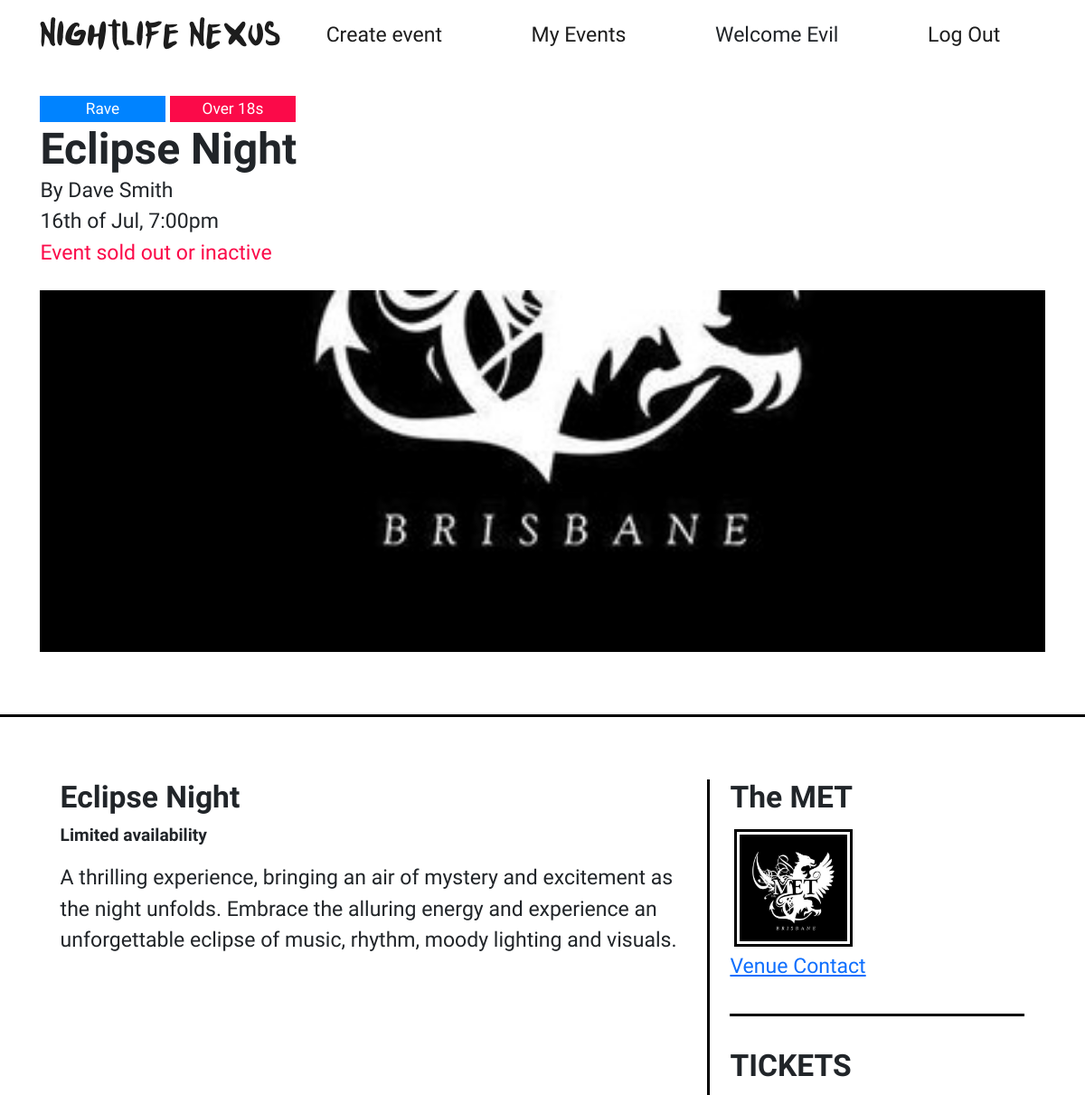
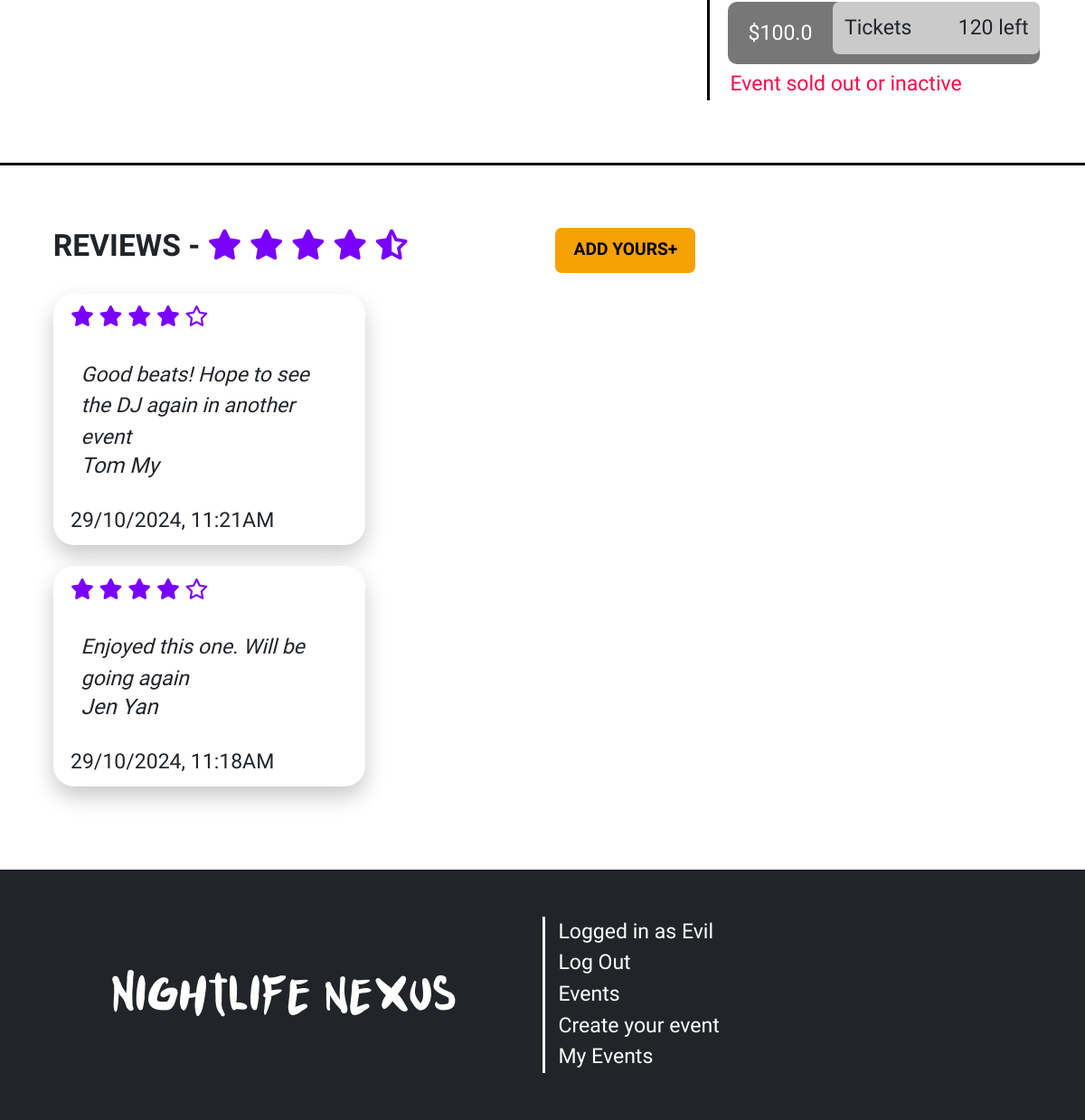
Page /events/3 (signed in) on the committed database (2 pictures, top to bottom).
### website/models.py (models this page shows, shortened)
class User(db.Model, UserMixin):
    __tablename__ = 'users'
    id = db.Column(db.Integer, primary_key=True)
    first_name = db.Column(db.String(50), nullable=False)
    surname = db.Column(db.String(50), nullable=False)
    email = db.Column(db.String(120), unique=True, nullable=False)
    password = db.Column(db.String(255), nullable=False)  # Make sure to hash passwords in practice
    contact_number = db.Column(db.String(15), nullable=False)
    street_address = db.Column(db.String(255), nullable=False)

class Events(db.Model):
    __tablename__ = 'events'
    id = db.Column(db.Integer, primary_key=True)
    title = db.Column(db.String(50), nullable=False)
    desc = db.Column(db.String(200), nullable=False)
    image = db.Column(db.String(100), nullable=False)  # Store the image file path
    date = db.Column(db.Integer, nullable=False)       # Store the selected date of the event
    month = db.Column(db.String(3), nullable=False)    # Store the selected month ('Jan', 'Feb')
    nightclub = db.Column(db.String(50), nullable=False)
    event_type = db.Column(db.String(50), nullable=False)
    age_range = db.Column(db.String(50), nullable=False)
    user_id = db.Column(db.Integer, db.ForeignKey('users.id'))
    time = db.Column(db.String(7), nullable=False)
    price = db.Column(db.Float(2), nullable=False)
    tickets = db.Column(db.Integer, nullable=False)

class Review(db.Model):
    __tablename__ = 'reviews'
    id = db.Column(db.Integer, primary_key=True)
    rating = db.Column(db.Integer, nullable=False)
    review_text = db.Column(db.String(500), nullable=False)
    author = db.Column(db.String(100), nullable=False, default='Anonymous')
    date_posted = db.Column(db.DateTime, default=datetime.utcnow())
    user_id = db.Column(db.Integer, db.ForeignKey('users.id'), nullable=False)  # Linking to the User model
    event_id = db.Column(db.Integer, db.ForeignKey('events.id'), nullable=False)  # Linking to the Events model

### website/events.py (the view)
@event_bp.route('/<id>')
def show(id):
    bookingForm = BookEvent()
    event = db.session.scalar(db.select(Events).where(Events.id == id))
    creator = db.session.scalar(db.select(User).where(User.id == event.user_id))
    status = inactive(event.date, event.month)
    print(status)
    event.date = ordinal(event.date)
    reviews = Review.query.filter_by(event_id=id).order_by(Review.date_posted.desc()).all()
    if not event:
        abort(404)
    return render_template('events/event.html', event=event, form=bookingForm, creator=creator, reviews=reviews, inactive=status)

### website/__init__.py (called while the page is built)
def inactive(date, month):
   months = ['Jan','Feb','Mar','Apr','May','Jun','Jul','Aug','Sep','Oct','Nov','Dec']
   curr = datetime.today().strftime('%Y-%m-%d')
   eventDate = datetime.strptime(f'{date}/{months.index(month)+1}/{curr[:4]}', "%d/%m/%Y")
   if datetime.now().date() > eventDate.date():
      return True
   else:
      return False

def ordinal(n: int):
    if 11 <= (n % 100) <= 13:
        suffix = 'th'
    else:
        suffix = ['th', 'st', 'nd', 'rd', 'th'][min(n % 10, 4)]
    return str(n) + suffix

def create_app():
    app = Flask(__name__)  # This is the name of the module/package that is calling this app
    app.debug = True
    app.secret_key = 'somesecretkey'
    app.config['SQLALCHEMY_DATABASE_URI'] = 'sqlite:///event_booking.db'  # Use one database
    app.config['SQLALCHEMY_TRACK_MODIFICATIONS'] = False  # To suppress SQLAlchemy warning
    db.init_app(app)
    Bootstrap5(app)
    login_manager = LoginManager()
    login_manager.login_view = 'auth.login'
    login_manager.init_app(app)
    from .models import User
    @login_manager.user_loader
    def load_user(user_id):
        return db.session.scalar(db.select(User).where(User.id == user_id))
    from . import views
    app.register_blueprint(views.main_bp)
    from . import events
    app.register_blueprint(events.event_bp)
    from . import auth
    app.register_blueprint(auth.auth_bp)
    return app

### website/templates/events/event.html (shortened to what this page needs)
{% extends 'base.html' %}
{% from 'bootstrap5/form.html' import render_form %}
{% block content %}
<div class="event">
    <div class="container">
        <div class="row">
            <div class="col">
                <span class="badge ev-{{ event.event_type}}">
                    {% if event.event_type == 'theme' %}Themed Party{% elif event.event_type == 'rave' %}Rave{% else %}DJ Set{% endif %}
                </span>
                <span class="badge age-{{ event.age_range }}">
                    {% if event.age_range == 'ov18' %}Over 18s{% elif event.age_range == 'un18' %}Under 18s{% else %}All ages{% endif %}
                </span>
                <h1>{{ event.title }}</h1>
                <p>By {{ creator.first_name }} {{ creator.surname }}</p>
                <p>{{ event.date }} of {{ event.month }}, {{ event.time }}</p>
                {% if event.tickets == 0 or inactive %}
                <p style="color: var(--main-red)">Event sold out or inactive</p>
                {% endif %}
                <div class="bg-event" style="background-image: url({{event.image}})"></div>
            </div>
        </div>
    </div>
    <div class="border-top"></div>
    <div class="container">
        <div class="row row-spacing">
            <div class="col-lg-8 border-end">
                <h3>{{event.title}}</h3>
                {% if event.tickets == 0 %}
                <h6 style="color: var(--main-red)">Event sold out</h6>
                {% else %}
                <h6>Limited availability</h6>
                {% endif %}
                <p>{{event.desc}}<br><br></p>
            </div>
            <div class="col-lg-4">
                <div class="row">
                    <div class="col">
                        <h3>{{event.nightclub}}</h3>
                        <div class="d-flex">
                            <img class="img-thumbnail" src="/static/img/{{ event.nightclub }}.jpg">
                        </div>
                        <a href="https://www.youtube.com/watch?v=yfvNM_opeJc">Venue Contact</a>
                    </div>
                </div>
                <div class="border-top spacing"></div>
                <div class="row tickets">
                    <h3>TICKETS</h3>
                    {% if event.tickets == 0 or inactive %}
                        <span class="btn-ticket disabled">
                            ${{ event.price }}
                            <button type="button" class="btn">
                                <span class="float-start">Tickets</span>
                                <span class="float-end">{{ event.tickets }} left</span>
                            </button>
                        </span>
                        <p style="color: var(--main-red)">Event sold out or inactive</p>
                    {% endif %}
                </div>
            </div>
        </div>
    </div>
    <div class="border-top spacing"></div>
    <div class="container">
        <div class="row row-spacing">
            <div class="col-md-6">
                <h3>REVIEWS -
                <i class="fa-solid fa-star"></i>
                <i class="fa-solid fa-star"></i>
                <i class="fa-solid fa-star"></i>
                <i class="fa-solid fa-star"></i>
                <i class="fa-solid fa-star-half-stroke"></i></h3>
            </div>
            <div class="col-md-6">
                <button class="btn btn-review" type="button" data-bs-toggle="collapse" data-bs-target="#addReview" aria-expanded="false" aria-controls="addReview">Add yours</button>
            </div>
            <div class="col-md-12 reviews">
                {% for review in reviews %}
                    <div class="card">
                        <div class="card-header">
                            {% for i in range(1, 6) %}
                                <i class="fa {% if i <= review.rating %}fa-solid{% else %}fa-regular{% endif %} fa-star"></i>
                            {% endfor %}
                        </div>
                        <div class="card-body">
                            <p>{{ review.review_text }}</p>
                            <h5>{{ review.author }}</h5>
                        </div>
                        <div class="card-footer d-flex align-items-center">
                            <div class="d-flex flex-column">
                                <p>{{ review.date_posted.strftime('%d/%m/%Y, %I:%M%p') }}</p>
                            </div>
                        </div>
                    </div>
                {% endfor %}
            </div>
        </div>
    </div>
</div>
{% endblock %}

### website/templates/base.html (shortened to what this page needs)
<html lang="en">
<head>
    <link href="https://cdn.jsdelivr.net/npm/bootstrap@5.3.3/dist/css/bootstrap.min.css" rel="stylesheet">
    <link href="/static/style/style.css" rel="stylesheet">
</head>
<body>
    <main class="{{background}}">
        <header class="navbar navbar-expand-lg flex-column">
            <div class="container">
                <a href="/"><h3 class="logo">Nightlife Nexus</h3></a>
                <div class="collapse navbar-collapse" id="navbar">
                    <ul class="navbar-nav nav w-100">
                        <li class="nav-item flex-fill"><a href="{{ url_for('events.create') }}">Create event</a></li>
                        <li class="nav-item flex-fill"><a href="{{ url_for('events.bookings') }}">My Events</a></li>
                        {% if current_user.is_authenticated %}
                        <li class="nav-item flex-fill"><p style="margin: 0">Welcome {{current_user.first_name}}</p></li>
                        <li class="nav-item flex-fill"><a href="{{ url_for('auth.logout') }}">Log Out</a></li>
                        {% else %}
                        <li class="nav-item flex-fill"><a href="{{ url_for('auth.register') }}">Register</a></li>
                        <li class="nav-item flex-fill"><a href="{{ url_for('auth.login') }}">Log In</a></li>
                        {% endif %}
                    </ul>
                </div>
            </div>
        </header>
        {% block content %}
        {% endblock %}
    </main>
    <footer>
        <div class="container">
            <div class="row align-items-center">
                <div class="col-md-6 d-flex justify-content-center align-items-center">
                    <h1 class="logo">Nightlife nexus</h1>
                </div>
                <div class="col-md-6 d-flex border-start align-items-center">
                    <ul class="list-group list-group-flush">
                        {% if current_user.is_authenticated %}
                        <li class="list-group-item"><p style="margin:0; color: white">Logged in as {{current_user.first_name}}</p></li>
                        <li class="list-group-item"><a href="{{ url_for('auth.logout') }}">Log Out</a></li>
                        {% else %}
                        <li class="list-group-item"><a href="{{ url_for('auth.login') }}">Log In</a></li>
                        {% endif %}
                        <li class="list-group-item"><a href="/">Events</a></li>
                        <li class="list-group-item"><a href="/events/create">Create your event</a></li>
                        <li class="list-group-item"><a href="/bookings">My Events</a></li>
                    </ul>
                </div>
            </div>
        </div>
    </footer>
</body>
</html>

### website/static/style/style.css (style rules this page uses)
:root { --main-blue: #0083ff; --main-purple: #7900ff; --main-pink: #ee00ab; --main-green: #00eeb1; --main-yellow: #f7e204; --main-red: #fb0a49; --main-orange: #f7a104; --purple-2: #4b3bff; --main-grey: #cacaca; }
html, body { font-family: "Lexend", sans-serif; font-weight: 400; font-size: 1.2em; min-height: 100vh; }
.navbar { text-align: center; padding: 1rem; }
.navbar a, .navbar button { transition: 200ms ease-in-out; color: #1d1d1d; text-decoration: none; }
footer a, footer button { transition: 200ms ease-in-out; }
.logo { font-family: "Punkboy"; margin: 0; text-align: center; }
h1, h2, h3 { font-family: "Lexend Exa", system-ui; font-optical-sizing: auto; font-weight: 700; font-style: normal; }
footer { background: var(--bs-body-color); min-height: 12em; display: flex; align-items: center; justify-content: center; color: white; }
footer ul { text-align: left; }
footer .list-group-item { background: none; padding: 0.2em; }
footer a, footer button { color: white; text-decoration: none; padding: 0; }
footer .border-end, footer .border-start { border-color: white !important; }
ul { margin-bottom: 0; }
.list-group-flush .list-group-item { border: none; background: transparent; padding: 0; }
.card { box-shadow: 0 0.5em 1em #cacaca; border: none; border-radius: 0px; overflow: clip; border-radius: 0; }
.card h5, .card p { margin: 0; }
.badge { display: inline-block; border-radius: 0; font-weight: 500; }
.ev-rave { background: var(--main-blue); }
.age-ov18 { background: var(--main-red) }
.event { margin-top: 1em; }
.event .badge { min-width: 8em; }
.event p, h1 { margin: 0; }
.bg-event { height: 50vh; width: auto; margin: 1em 0 3em 0; background-size: cover; background-position: 100% 100%; }
.border-top, .border-bottom, .border-end, .border-start { border-color: black !important; border-width: 3px !important; }
.event h6 { font-weight: 600; margin-bottom: 1em; }
.row-spacing { margin: 3em 0; }
.event .col-lg-8, .event .col-lg-4 { padding: 0 2%; }
.img-thumbnail { border: 3px black solid; padding: 3px; border-radius: 0; margin-right: 1em; margin: 5px; height: fit-content !important; width: 40%; }
.spacing { margin: 1.5em 0; }
.btn-ticket { font-size: 1.2rem; display: flex; padding: 0; justify-content: space-between; background: black; width: 15em; margin: 0.2em 0.5em; color: white; height: 3em; border-radius: 10px; padding-left: 1em; align-items: center; }
.btn-ticket .btn { font-size: 1.2rem; background: linear-gradient(to right, var(--main-grey) 0%, var(--main-grey) 50%, var(--purple-2) 50%, var(--main-purple) 100%); background-size: 210% 100%; background-position: 1%; width: 11em; padding: 0 0.5em; height: 2.5em; margin-bottom: 0.5em; transition: 200ms ease-in-out; margin-left: 1em; }
.btn-ticket.disabled { background: #777; }
.btn-ticket.disabled .btn { cursor: not-allowed; }
.btn-review { background: var(--main-orange); color: black; padding: 0.5em 1em; font-weight: bold; text-transform: uppercase; }
.btn-review[aria-expanded="false"]::after { content: "+"; }
.reviews { margin-top: 1em; columns: 300px auto; }
.fa-star, .fa-star-half-stroke { color: var(--main-purple); }
.reviews .card-header, .reviews .card-footer { border: none; background: none; }
.reviews .card-body { background: white; font-style: italic; border-radius: 10px 10px 10px 2em; margin: 0 0.5em; }
.reviews .card { border-radius: 1em; width: 100%; display: inline-block; margin-bottom: 1em; }

### rows in the picture
User: first_name "Evil"
Events: title "Eclipse Night", date "16th", month "Jul", time "7:00pm", image (picture), desc "A thrilling experience, bringing an air of mystery and excitement as the night unfolds. Embrace the alluring energy and experience an unforgettable eclipse of music, rhythm, moody lighting and visuals.", nightclub "The MET", nightclub (picture), price "100.0", tickets "120"
User: first_name "Dave", surname "Smith"
Review: rating 4 (drawn), review_text "Good beats! Hope to see the DJ again in another event", author "Tom My", date_posted "29/10/2024, 11:21AM"
Review: rating 4 (drawn), review_text "Enjoyed this one. Will be going again", author "Jen Yan", date_posted "29/10/2024, 11:18AM"
